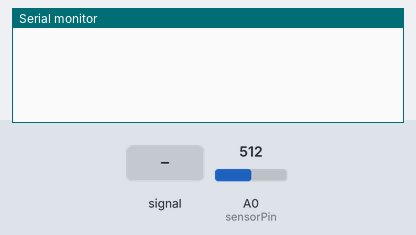
Bench run of a sketch on a simulated Arduino Uno, built with avr-gcc and run on an emulated ATmega328P. Shown: the last lines printed to the serial monitor. The inputs (shaded band) are chosen by the test bench; at power-on: A0 (sensorPin) = 512.

Above: at 1.2 s.
1.3 s: A0 (sensorPin) fed a 200 Hz sine of ±81 counts around its level
At 2.4 s:
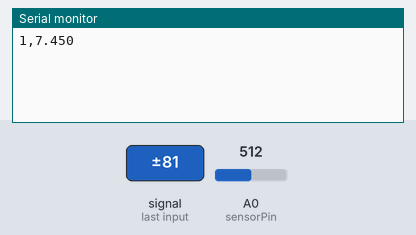
4.3 s: A0 (sensorPin) set to 716
At 4.8 s:
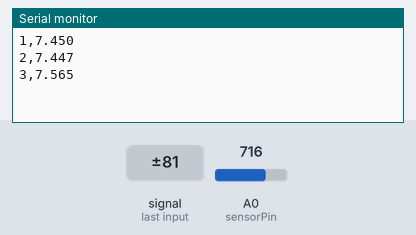
5.8 s: A0 (sensorPin) fed a 1000 Hz sine of ±255 counts around its level
7.3 s: A0 (sensorPin) set to 900
At 8.4 s:
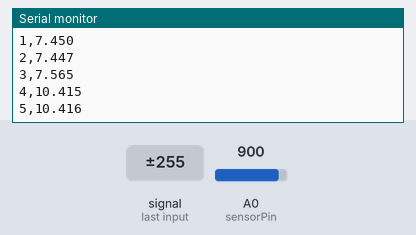
Timing chart, 0 to 9.8 s (numbered marks = the images above; inputs shaded):
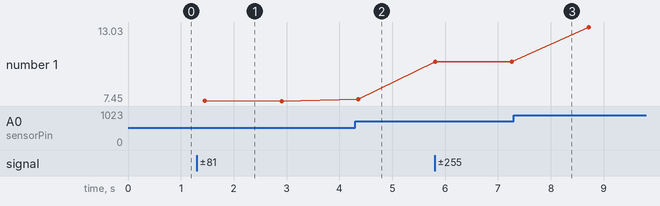

Measured:
- after the input at 1.3 s, the serial monitor: prints a new line after 0.15 s (image 1)
- after the input at 4.3 s, the serial monitor: prints a new line after 0.06 s (image 2)
- plotted number 1: 7.45 → 7.57 after the input at 4.3 s, 7.57 → 10.42 after the input at 5.8 s, 10.42 → 13.03 after the input at 7.3 s

The sketch:

Arduino_voltmeter.ino
```cpp
/*
 * DESCRIPTION:
 * ------------
 * This program calculates prints the voltage and measurement number to a Serial Monitor,
 * from which a Python script can scrape the data and write it to a CSV. The program is
 * intended to be run on an Arduino/Genuino Uno and uses the analog pin A0. Additionally,
 * the circuit uses a voltage divider made of three 10MOhm resistors in series, with the
 * analog pin reading the signal over the third resistor. Use measured values for the values of
 * R1, R2, and R3 for more precise results.
 *
 * CONTACT:
 * -----------
 * Jack O'Grady
 * jogrady@usc.edu
 */

const int sensorPin = A0;

// Resistor Values from Ohmeter
float R1 = 10.065;
float R2 = 10.035;
float R3 = 10.155;
// from voltage divider equation
float voltageFactor = 1/(R3 / (R1 + R2 + R3));

// set initial data point as 1
int measurementNumber = 1;

void setup() {
  Serial.begin(9600);
}

void loop() {
  /*
   * The Arduino reads the analog input from 0 to 1023, so we must convert that to a voltage
   * scale, which is 5V for this board. Once we have that voltage value, we multiply by the
   * voltage factor from the voltage divider in the circuit. We need a voltage divider for
   * voltages greater than 5V as that is the Arduino's max.
   *
   * The program takes the average of 10000 voltage measurements for each data point. This avoids
   * voltage reading fluctations from the Arduino that were not present on my DMM.
   */
  int count = 0;
  float periodVoltageSum = 0;
  while (count < 10000) {
    int rawVoltRead = analogRead(sensorPin);
    float voltage = (rawVoltRead / 1024.0) * 5.0 * voltageFactor;
    periodVoltageSum += voltage;
    count++;
  }
  float voltageAve = periodVoltageSum / count;

  // prints the output to Serial in a CSV format
  Serial.print(measurementNumber);
  Serial.print(',');
  Serial.println(voltageAve, 3);
  measurementNumber++;
}
```
